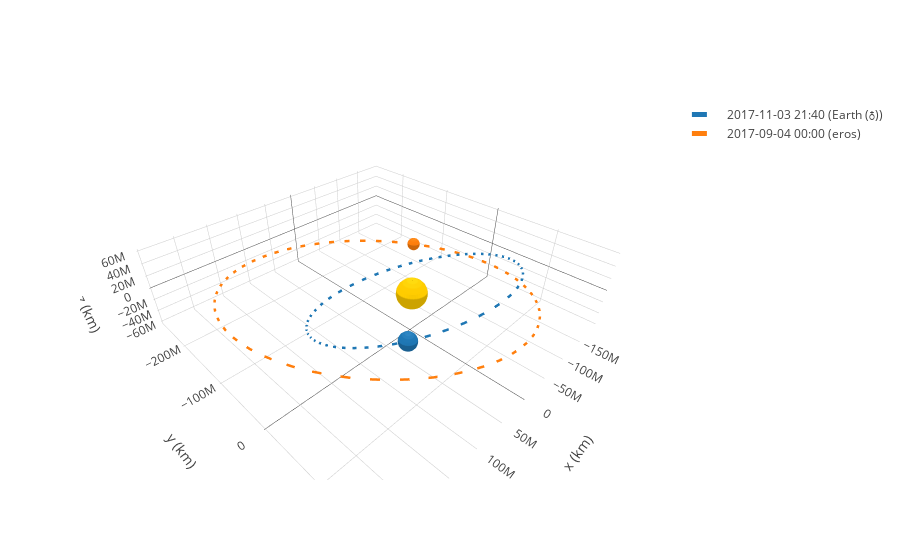

Write notebook code for a chart like this one.
### Code cell
frame = OrbitPlotter3D()

frame.plot(Orbit.from_body_ephem(Earth), label=Earth)
frame.plot(eros, label='eros')

frame.show()
